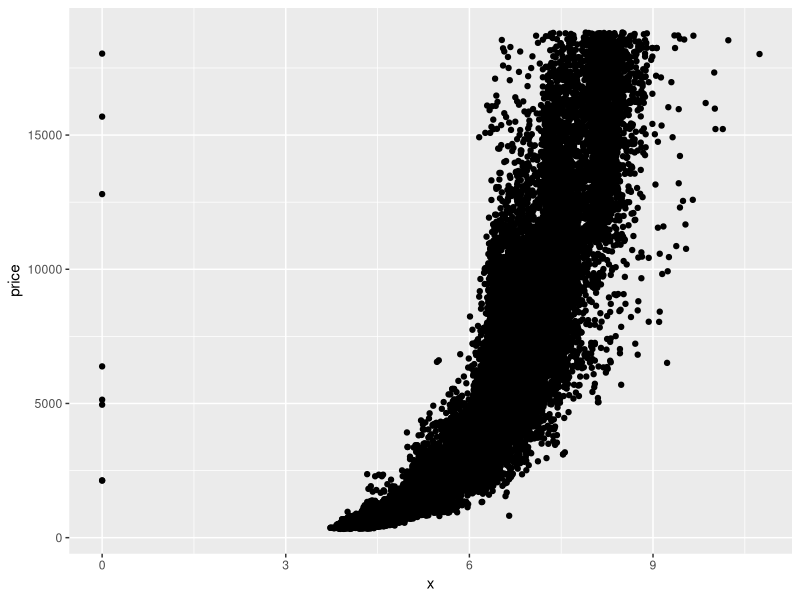
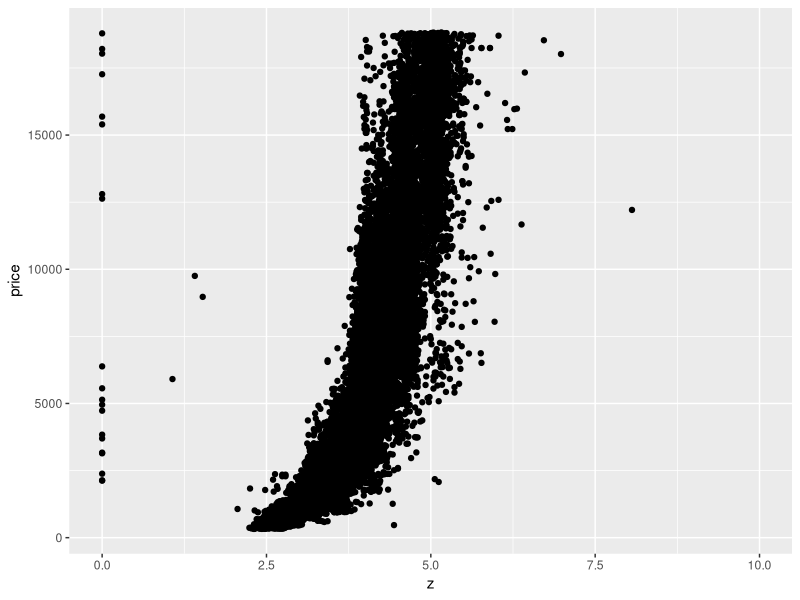
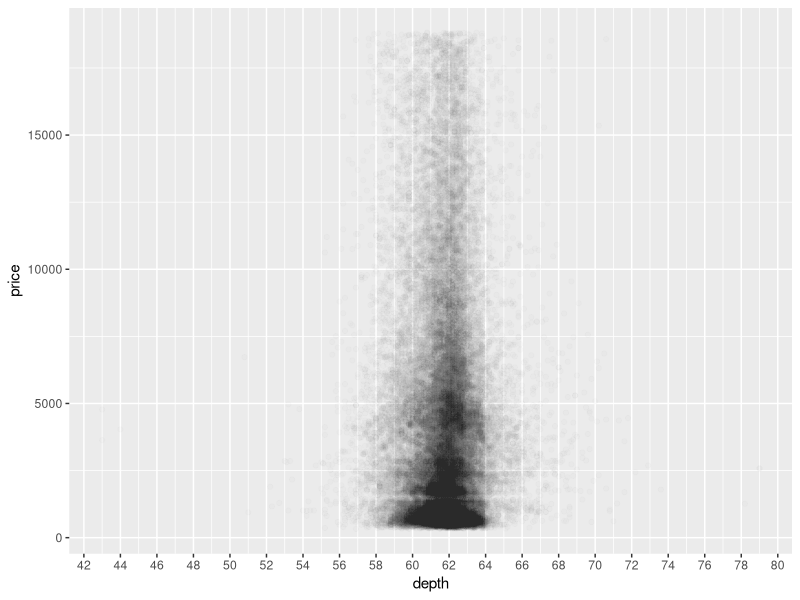
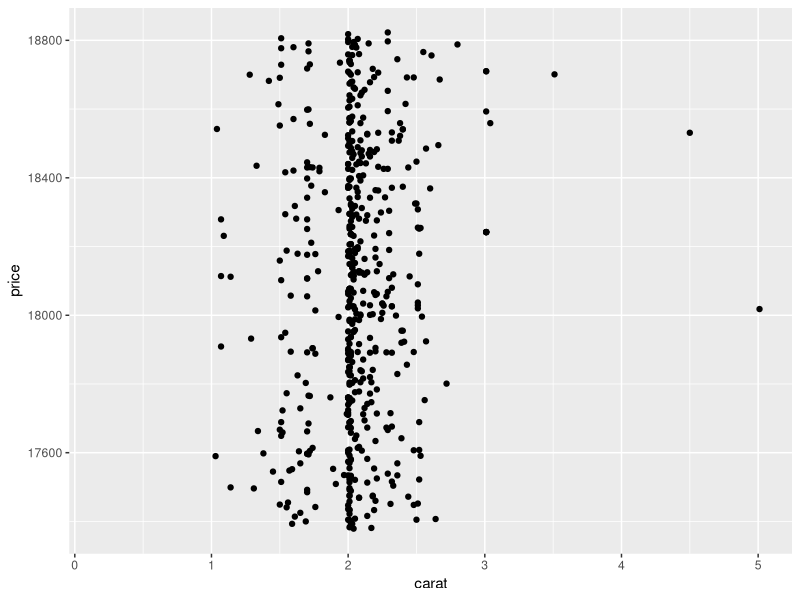
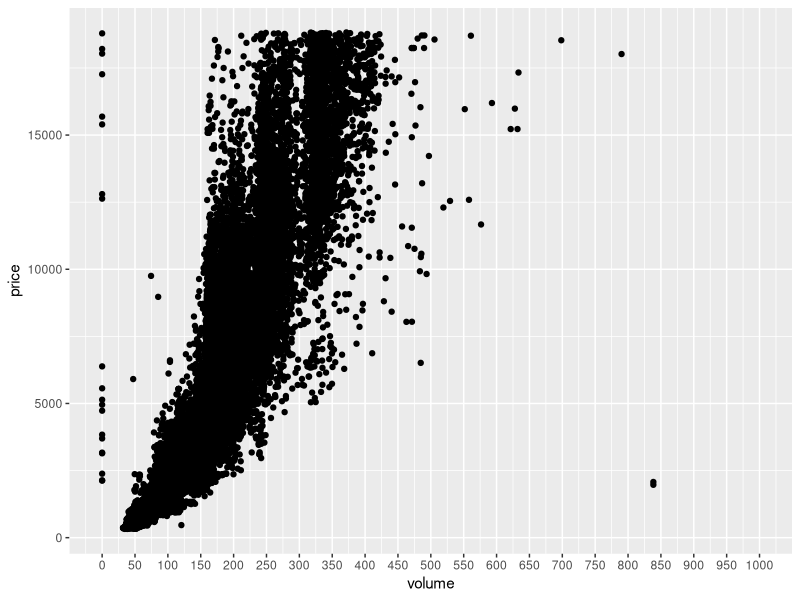
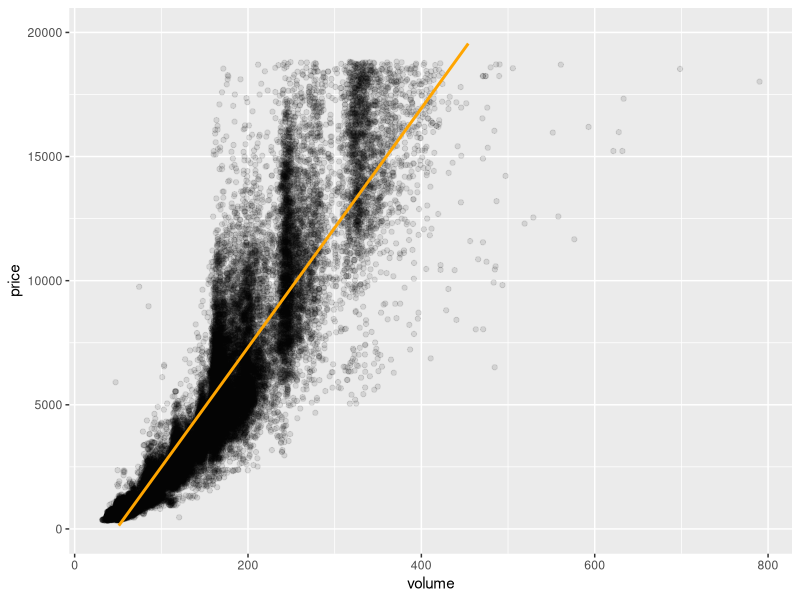
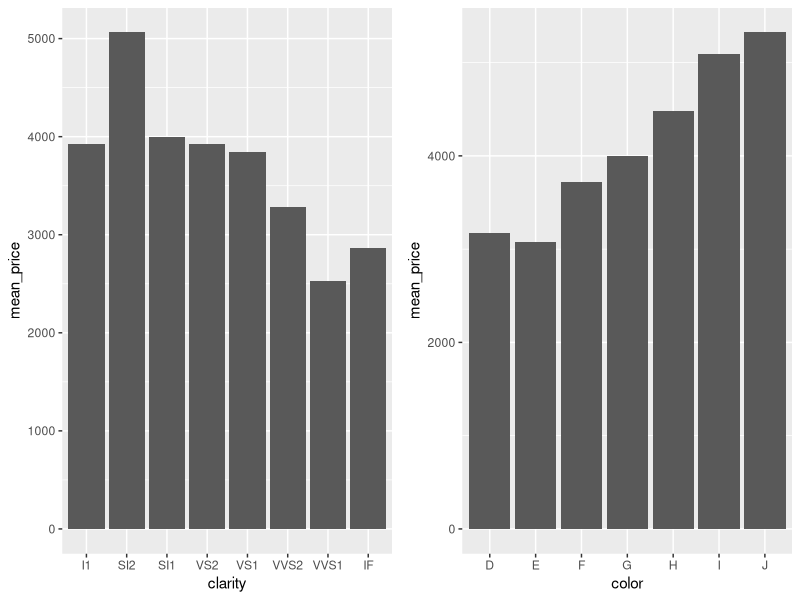
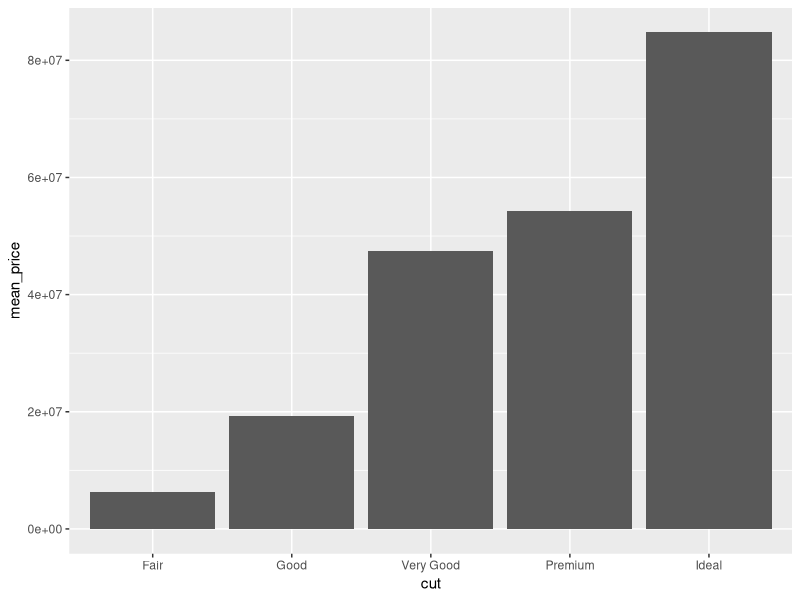

Here is the R script that generated these plots, in order:
## ---- chunk 1
library(ggplot2)
head(diamonds)
## ---- chunk 2
ggplot(data = diamonds, aes(x=x, y = price)) +
  geom_point()
## ---- chunk 3
cor.test(diamonds$price,diamonds$x)
## ---- chunk 4
cor.test(diamonds$price,diamonds$y)
## ---- chunk 5
cor.test(diamonds$price,diamonds$z)
## ---- chunk 6
ggplot(data = diamonds, aes(x=z, y =price ))+
  geom_point()+
  coord_cartesian(xlim=c(0,10))  
## ---- chunk 7
ggplot(data = diamonds, aes(x=depth, y =price ) )+
  geom_point(alpha=1/100) +
  scale_x_continuous(breaks = seq(40,80,2))  
## ---- chunk 8
ggplot(data=diamonds,aes(x=carat,y = price)) +
  geom_point() +
  scale_y_continuous(limits=c(quantile(diamonds$price,probs = 0.99), quantile(diamonds$price,probs=1)))
## ---- chunk 9
diamonds$volume <- diamonds$x*diamonds$y*diamonds$z
ggplot(data = diamonds, aes(x=volume, y = price))+
  geom_point()+
  scale_x_continuous(limits=c(0,1000), breaks=seq(0,1000,50))

nrow(subset(diamonds,volume==0))

## ---- chunk 10
diamonds_subset <- subset(diamonds,diamonds$volume>0 & diamonds$volume<800)
cor.test(diamonds_subset$price,diamonds_subset$volume)

## ---- chunk 11
diamonds_subset <- subset(diamonds,diamonds$volume>0 & diamonds$volume<800)
ggplot(data=diamonds_subset,aes(x=volume,y = price))+
  geom_point(alpha=1/10) +
  ylim(0,20000)+
  stat_smooth(method="lm", color='orange', se=FALSE)

## ---- chunk 12
library(dplyr)
## ---- chunk 13

diamondsByClarity <- diamonds %>%
  group_by(clarity) %>%
  summarise(mean_price = mean(price),
            median_price = median(as.numeric(price)),
            min_price = min(price),
            max_price = max(price),
            n=n()) 
## ---- chunk 14

diamonds_by_clarity <- group_by(diamonds, clarity)
diamonds_mp_by_clarity <- summarise(diamonds_by_clarity, mean_price = mean(price))

diamonds_by_color <- group_by(diamonds, color)
diamonds_mp_by_color <- summarise(diamonds_by_color, mean_price = mean(price))

## ---- chunk 15
library(gridExtra)

p1<-ggplot(data=diamonds_mp_by_clarity, aes(x=clarity, y = mean_price))+
  geom_bar(stat="identity")

p2<-ggplot(data=diamonds_mp_by_color, aes(x=color, y = mean_price))+
  geom_bar(stat="identity")

grid.arrange(p1,p2,ncol=2)
## ---- chunk 16
diamonds_by_cut <- group_by(diamonds, cut)
diamonds_mp_by_cut <- group_by(diamonds_by_cut,mean_price=mean(price))
ggplot(data = diamonds_mp_by_cut,aes(x=cut,y=mean_price))+
  geom_bar(stat="identity")

